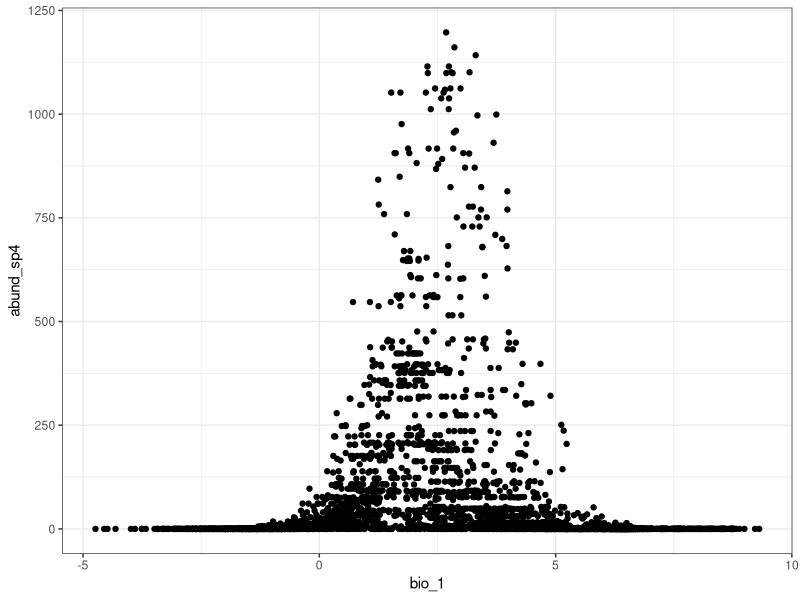

The R script that drew this image:
## ---- chunk 1
knitr::opts_chunk$set(
  collapse = TRUE,
  comment = "#>",
  echo = FALSE,
  warning = FALSE,
  error = FALSE,
  message = FALSE
)
## ---- chunk 2
library(tidyverse)
## ---- chunk 3
Species_dataset <- readr::read_csv2("Species_dataset.csv")
## ---- chunk 4
ggplot(Species_dataset, aes(bio_1, abund_sp4)) +
  geom_point() +
  theme_bw()
